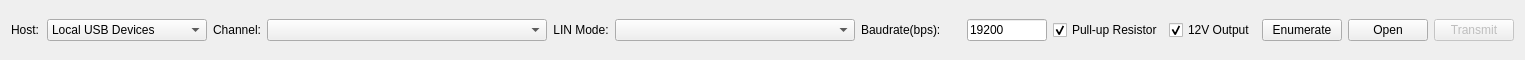
       <widget class="QWidget" name="widget" native="true">
        <property name="minimumSize">
         <size>
          <width>0</width>
          <height>60</height>
         </size>
        </property>
        <property name="maximumSize">
         <size>
          <width>16777215</width>
          <height>60</height>
         </size>
        </property>
        <layout class="QHBoxLayout" name="horizontalLayout_7">
         <item>
          <widget class="QLabel" name="label_3">
           <property name="minimumSize">
            <size>
             <width>30</width>
             <height>0</height>
            </size>
           </property>
           <property name="maximumSize">
            <size>
             <width>30</width>
             <height>16777215</height>
            </size>
           </property>
           <property name="text">
            <string>&lt;html&gt;&lt;head/&gt;&lt;body&gt;&lt;p&gt;Host:&lt;/p&gt;&lt;/body&gt;&lt;/html&gt;</string>
           </property>
          </widget>
         </item>
         <item>
          <widget class="QComboBox" name="hostComboBox">
           <property name="minimumSize">
            <size>
             <width>160</width>
             <height>0</height>
            </size>
           </property>
           <item>
            <property name="text">
             <string>Local USB Devices</string>
            </property>
           </item>
          </widget>
         </item>
         <item>
          <widget class="QLabel" name="label">
           <property name="maximumSize">
            <size>
             <width>60</width>
             <height>16777215</height>
            </size>
           </property>
           <property name="frameShape">
            <enum>QFrame::NoFrame</enum>
           </property>
           <property name="text">
            <string>&lt;html&gt;&lt;head/&gt;&lt;body&gt;&lt;p align=&quot;center&quot;&gt;Channel:&lt;/p&gt;&lt;/body&gt;&lt;/html&gt;</string>
           </property>
           <property name="openExternalLinks">
            <bool>false</bool>
           </property>
          </widget>
         </item>
         <item>
          <widget class="MyComboBox" name="channelCombo">
           <property name="minimumSize">
            <size>
             <width>280</width>
             <height>0</height>
            </size>
           </property>
           <property name="maximumSize">
            <size>
             <width>16777215</width>
             <height>16777215</height>
            </size>
           </property>
          </widget>
         </item>
         <item>
          <widget class="QLabel" name="label_4">
           <property name="maximumSize">
            <size>
             <width>80</width>
             <height>16777215</height>
            </size>
           </property>
           <property name="text">
            <string>&lt;html&gt;&lt;head/&gt;&lt;body&gt;&lt;p align=&quot;center&quot;&gt;LIN Mode:&lt;/p&gt;&lt;/body&gt;&lt;/html&gt;</string>
           </property>
          </widget>
         </item>
         <item>
          <widget class="QComboBox" name="modeCombo">
           <property name="minimumSize">
            <size>
             <width>240</width>
             <height>0</height>
            </size>
           </property>
           <property name="maximumSize">
            <size>
             <width>240</width>
             <height>16777215</height>
            </size>
           </property>
           <property name="maxVisibleItems">
            <number>4</number>
           </property>
          </widget>
         </item>
         <item>
          <widget class="QLabel" name="label_2">
           <property name="minimumSize">
            <size>
             <width>100</width>
             <height>0</height>
            </size>
           </property>
           <property name="maximumSize">
            <size>
             <width>120</width>
             <height>16777215</height>
            </size>
           </property>
           <property name="text">
            <string>Baudrate(bps):</string>
           </property>
          </widget>
         </item>
         <item>
          <widget class="QLineEdit" name="nominalBitrateEdit">
           <property name="minimumSize">
            <size>
             <width>80</width>
             <height>0</height>
            </size>
           </property>
           <property name="maximumSize">
            <size>
             <width>80</width>
             <height>16777215</height>
            </size>
           </property>
           <property name="text">
            <string>19200</string>
           </property>
          </widget>
         </item>
         <item>
          <widget class="QCheckBox" name="tresCheck">
           <property name="maximumSize">
            <size>
             <width>160</width>
             <height>16777215</height>
            </size>
           </property>
           <property name="text">
            <string>Pull-up Resistor</string>
           </property>
           <property name="checked">
            <bool>true</bool>
           </property>
          </widget>
         </item>
         <item>
          <widget class="QCheckBox" name="outputCheck">
           <property name="enabled">
            <bool>true</bool>
           </property>
           <property name="maximumSize">
            <size>
             <width>120</width>
             <height>16777215</height>
            </size>
           </property>
           <property name="text">
            <string>12V Output</string>
           </property>
           <property name="checked">
            <bool>true</bool>
           </property>
          </widget>
         </item>
         <item>
          <widget class="QPushButton" name="enumerateButton">
           <property name="minimumSize">
            <size>
             <width>0</width>
             <height>0</height>
            </size>
           </property>
           <property name="maximumSize">
            <size>
             <width>100</width>
             <height>16777215</height>
            </size>
           </property>
           <property name="text">
            <string>Enumerate</string>
           </property>
          </widget>
         </item>
         <item>
          <widget class="QPushButton" name="openButton">
           <property name="minimumSize">
            <size>
             <width>0</width>
             <height>0</height>
            </size>
           </property>
           <property name="maximumSize">
            <size>
             <width>100</width>
             <height>16777215</height>
            </size>
           </property>
           <property name="text">
            <string>Open</string>
           </property>
           <property name="checkable">
            <bool>true</bool>
           </property>
          </widget>
         </item>
         <item>
          <widget class="QPushButton" name="txButton">
           <property name="enabled">
            <bool>false</bool>
           </property>
           <property name="minimumSize">
            <size>
             <width>0</width>
             <height>0</height>
            </size>
           </property>
           <property name="maximumSize">
            <size>
             <width>100</width>
             <height>16777215</height>
            </size>
           </property>
           <property name="text">
            <string>Transmit</string>
           </property>
           <property name="checkable">
            <bool>true</bool>
           </property>
           <property name="checked">
            <bool>false</bool>
           </property>
          </widget>
         </item>
        </layout>
       </widget>
